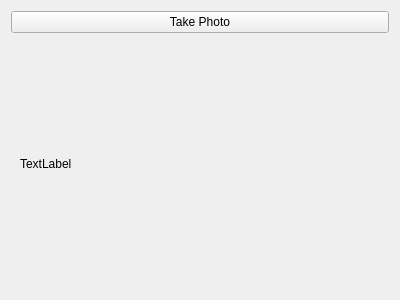
<?xml version="1.0" encoding="UTF-8"?>
<ui version="4.0">
 <class>Form</class>
 <widget class="QWidget" name="Form">
  <property name="geometry">
   <rect>
    <x>0</x>
    <y>0</y>
    <width>400</width>
    <height>300</height>
   </rect>
  </property>
  <property name="windowTitle">
   <string>Form</string>
  </property>
  <layout class="QGridLayout" name="gridLayout">
   <item row="0" column="0">
    <layout class="QVBoxLayout" name="verticalLayout">
     <item>
      <widget class="QPushButton" name="snap_button">
       <property name="text">
        <string>Take Photo</string>
       </property>
      </widget>
     </item>
     <item>
      <widget class="QWidget" name="widget" native="true">
       <layout class="QGridLayout" name="gridLayout_2">
        <item row="0" column="0">
         <widget class="QLabel" name="image_label">
          <property name="text">
           <string>TextLabel</string>
          </property>
         </widget>
        </item>
       </layout>
      </widget>
     </item>
    </layout>
   </item>
  </layout>
 </widget>
 <resources/>
 <connections/>
</ui>
